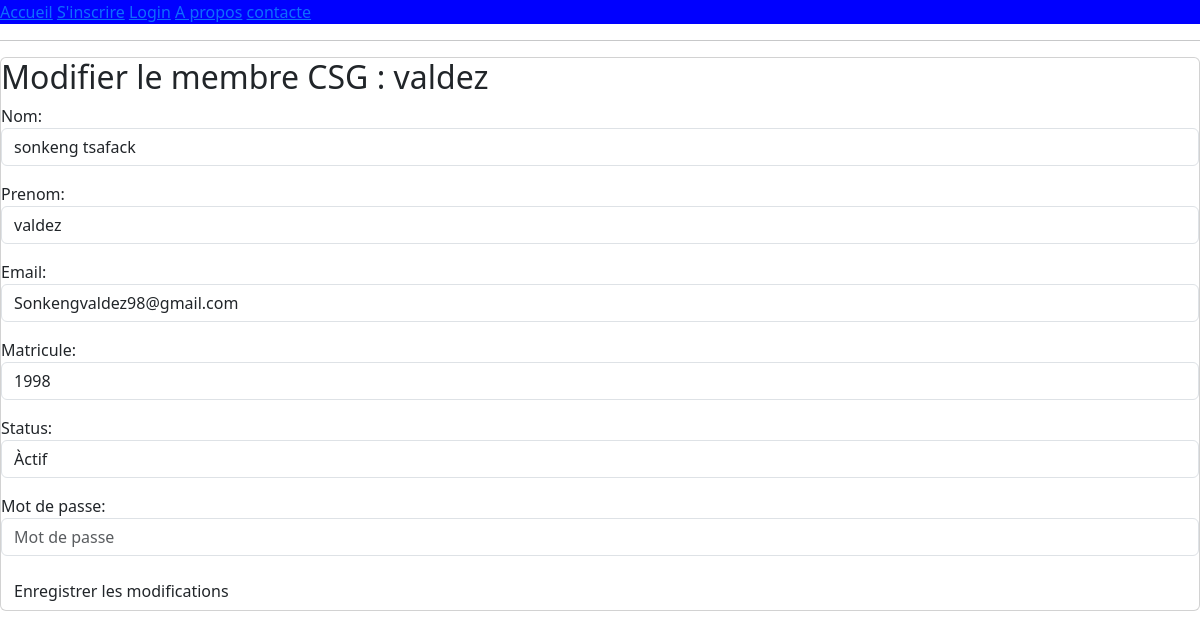
Page /modifier/15/ on the committed database.
### members/models.py (models this page shows, shortened)
class Membre(models.Model):
    user = models.OneToOneField(User,on_delete=models.CASCADE, null=True, blank=True)
    STATUS_ACTIVITE=[
        ('actif', 'Àctif'),
        ('inactif', 'Inactif'),
        ('en_probation', 'En probation'),
        ('default', ''),
    ]
    nom = models.CharField(max_length=100)
    prenom = models.CharField(max_length=100)
    email = models.EmailField(unique=False)
    matricule= models.CharField(max_length=6,unique=True)
    status= models.CharField(max_length=20,choices=STATUS_ACTIVITE, default='default')
    cotisation = models.DecimalField(max_digits=10, decimal_places=2, default=0.00)

### members/views.py (the view)
# urls.py: path('modifier/<int:membre_id>/', views.modifier_membre, name='modifier_membre'),
def modifier_membre(request, membre_id):
    membre = get_object_or_404(Membre, id=membre_id)
    if request.method == 'POST':
        form = MembreForm(request.POST, instance=membre)
        if form.is_valid():
            form.save()
            return redirect('liste_membres')
    else:
        form = MembreForm(instance=membre)
    return render(request, 'members/modifier_membre.html', {'form': form, 'membre': membre})

### members/forms.py
class MembreForm(forms.ModelForm):
    password = forms.CharField(
        widget=forms.PasswordInput(attrs={'class': 'form-control', 'placeholder': 'Mot de passe'}),
        label="Mot de passe"
    )
    class Meta:
        model = Membre
        fields = ['nom', 'prenom', 'email', 'matricule', 'status']
        widgets = {
            'nom': forms.TextInput(attrs={'class': 'form-control', 'placeholder': 'Nom'}),
            'prenom': forms.TextInput(attrs={'class': 'form-control', 'placeholder': 'Prénom'}),
            'email': forms.EmailInput(attrs={'class': 'form-control', 'placeholder': 'Email'}),
            'matricule': forms.TextInput(attrs={'class': 'form-control', 'placeholder': 'Matricule'}),
            'status': forms.Select(attrs={'class': 'form-control'}),
        }

### members/templates/members/modifier_membre.html (shortened to what this page needs)
{% extends 'members/accueil.html' %}
{% block content %}
<div class="card">
    <h2>Modifier le membre CSG : {{ membre.prenom }}</h2>
    <form method="post">
        {{ form.as_p }}
        <button type="submit" class="btn">Enregistrer les modifications</button>
    </form>
</div>
 {% endblock %}

### rows in the picture
Membre: prenom "valdez", nom "sonkeng tsafack", email "Sonkengvaldez98@gmail.com", matricule "1998", status "Àctif"
